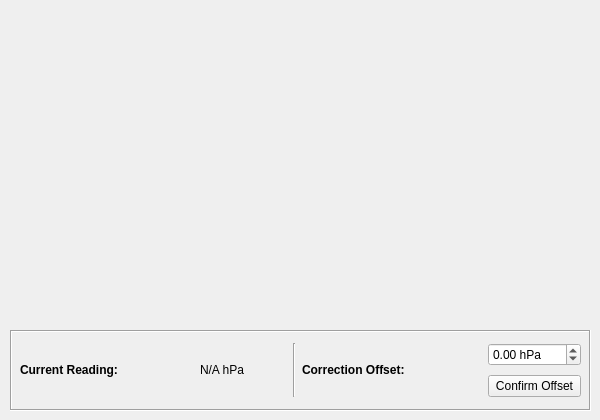
      <widget class="QWidget" name="ambient_pressure_tab">
       <attribute name="title">
        <string>Pressure Sensor</string>
       </attribute>
       <widget class="PlotWidget" name="ambient_pressure_graphWidget" native="true">
        <property name="geometry">
         <rect>
          <x>10</x>
          <y>10</y>
          <width>581</width>
          <height>311</height>
         </rect>
        </property>
       </widget>
       <widget class="QFrame" name="frame_7">
        <property name="geometry">
         <rect>
          <x>10</x>
          <y>330</y>
          <width>581</width>
          <height>81</height>
         </rect>
        </property>
        <property name="frameShape">
         <enum>QFrame::Box</enum>
        </property>
        <property name="frameShadow">
         <enum>QFrame::Sunken</enum>
        </property>
        <widget class="QWidget" name="gridLayoutWidget_7">
         <property name="geometry">
          <rect>
           <x>10</x>
           <y>10</y>
           <width>561</width>
           <height>61</height>
          </rect>
         </property>
         <layout class="QGridLayout" name="gridLayout_7">
          <item row="1" column="5">
           <widget class="QPushButton" name="ambient_confirm_pressure_offset_pushButton">
            <property name="text">
             <string>Confirm Offset</string>
            </property>
           </widget>
          </item>
          <item row="0" column="2" rowspan="2">
           <widget class="QLabel" name="ambient_pressure_value_label">
            <property name="text">
             <string>N/A hPa</string>
            </property>
           </widget>
          </item>
          <item row="0" column="4" rowspan="2">
           <widget class="QLabel" name="ambient_pressure_offset_text_label">
            <property name="minimumSize">
             <size>
              <width>180</width>
              <height>0</height>
             </size>
            </property>
            <property name="text">
             <string>&lt;html&gt;&lt;head/&gt;&lt;body&gt;&lt;p&gt;&lt;span style=&quot; font-weight:700;&quot;&gt;Correction Offset:&lt;/span&gt;&lt;/p&gt;&lt;/body&gt;&lt;/html&gt;</string>
            </property>
           </widget>
          </item>
          <item row="0" column="5">
           <widget class="QDoubleSpinBox" name="ambient_pressure_offset_value_doubleSpinBox">
            <property name="suffix">
             <string> hPa</string>
            </property>
            <property name="minimum">
             <double>-100.000000000000000</double>
            </property>
            <property name="maximum">
             <double>100.000000000000000</double>
            </property>
           </widget>
          </item>
          <item row="0" column="3" rowspan="2">
           <widget class="Line" name="line_15">
            <property name="orientation">
             <enum>Qt::Vertical</enum>
            </property>
           </widget>
          </item>
          <item row="0" column="0" rowspan="2" colspan="2">
           <widget class="QLabel" name="ambient_pressure_text_label">
            <property name="minimumSize">
             <size>
              <width>0</width>
              <height>0</height>
             </size>
            </property>
            <property name="text">
             <string>&lt;html&gt;&lt;head/&gt;&lt;body&gt;&lt;p&gt;&lt;span style=&quot; font-weight:700;&quot;&gt;Current Reading:&lt;/span&gt;&lt;/p&gt;&lt;/body&gt;&lt;/html&gt;</string>
            </property>
           </widget>
          </item>
         </layout>
        </widget>
       </widget>
      </widget>
